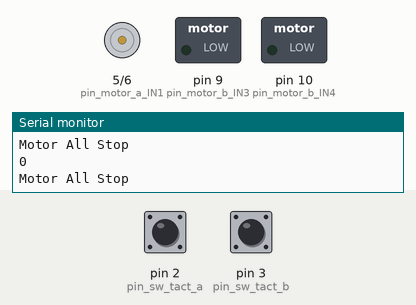
Recording of a sketch running on a simulated Arduino Uno, built with avr-gcc and run on an emulated ATmega328P. On the bench: motor-driver pin pairs drawn as motors (green arrow = first pin HIGH = forward, orange = second pin HIGH = backward, longer = more drive), switched loads named in the sketch (green lamp = pin HIGH), the last lines printed to the serial monitor. Inputs (shaded band) come from the test bench; at power-on: pin 2 (pin_sw_tact_a) LOW, pin 3 (pin_sw_tact_b) LOW.

Above: at 1.2 s.
1.3 s: pin 2 (pin_sw_tact_a) pulled HIGH for 0.15 s
At 2.4 s:
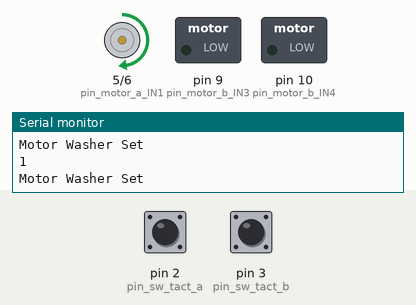
2.9 s: pin 3 (pin_sw_tact_b) pulled HIGH for 0.15 s
At 3.7 s:
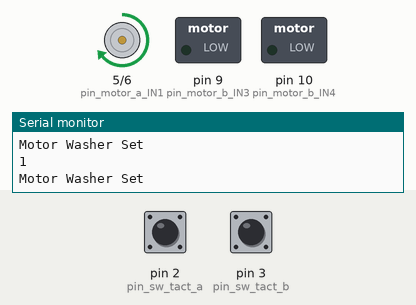
4.5 s: pin 2 (pin_sw_tact_a) pulled HIGH for 1 s
At 5.1 s:
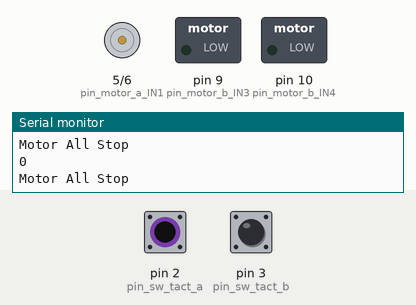
7.0 s: pin 2 (pin_sw_tact_a) pulled HIGH for 3.2 s
At 7.6 s:
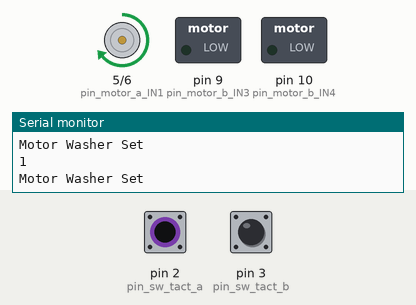
11.7 s: pin 3 (pin_sw_tact_b) pulled HIGH for 1 s
At 12.8 s:
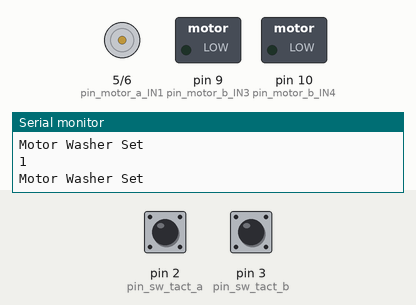
14.2 s: pin 3 (pin_sw_tact_b) pulled HIGH for 0.15 s
At 14.9 s:
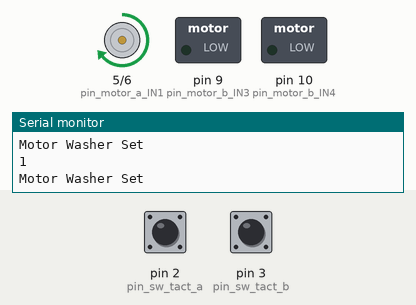
Timing chart, 0 to 16.8 s (numbered marks = the images above; inputs shaded):
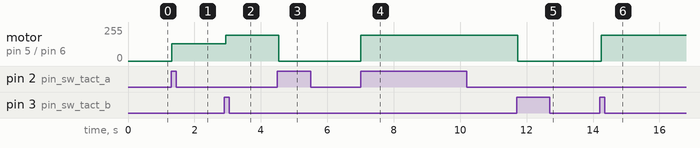

Measured:
- after the input at 1.3 s, motor on pin 5 (pin_motor_a_IN1) / pin 6 (pin_motor_a_IN2): stopped → forward 128/255 at once
- after the input at 2.9 s, motor on pin 5 (pin_motor_a_IN1) / pin 6 (pin_motor_a_IN2): forward 128/255 → forward 192/255 at once
- after the input at 4.5 s, motor on pin 5 (pin_motor_a_IN1) / pin 6 (pin_motor_a_IN2): forward 192/255 → stopped at once
- after the input at 7.0 s, motor on pin 5 (pin_motor_a_IN1) / pin 6 (pin_motor_a_IN2): stopped → forward 192/255 at once
- after the input at 11.7 s, motor on pin 5 (pin_motor_a_IN1) / pin 6 (pin_motor_a_IN2): forward 192/255 → stopped at once
- after the input at 14.2 s, motor on pin 5 (pin_motor_a_IN1) / pin 6 (pin_motor_a_IN2): stopped → forward 192/255 at once

The sketch:

main.ino
```cpp
/*
* 족욕기
* ParkDyel
* 2017.12.07
*/

#define pin_motor_a_IN1 5 // washer
#define pin_motor_a_IN2 6 // washer
#define pin_motor_b_IN3 9 // dry
#define pin_motor_b_IN4 10 // dry
#define pin_sw_tact_a 2
#define pin_sw_tact_b 3

#define time_delay_motor 100
#define time_delay_chattering 1000

int state=0;
int speed_motor=128;

void set_start(void);
void set_speed_motor(void);
void set_water_in(void);
int get_waterlevel(void);
void set_motor_all_stop(void);
void set_motor_washer(int speed);
void set_motor_dry(int speed);
void set_water_out(void);

void setup(){
  pinMode(pin_motor_a_IN1, OUTPUT);
  pinMode(pin_motor_a_IN2, OUTPUT);
  pinMode(pin_motor_b_IN3, OUTPUT);
  pinMode(pin_motor_b_IN4, OUTPUT);

  pinMode(pin_sw_tact_a, INPUT);
  pinMode(pin_sw_tact_b, INPUT);

  //chattering!
  attachInterrupt(digitalPinToInterrupt(pin_sw_tact_a), set_state, RISING);
  attachInterrupt(digitalPinToInterrupt(pin_sw_tact_b), set_speed_motor, RISING);

  Serial.begin(9600);
}

void loop(){
  if(state == 1){
    // start washer
    set_motor_washer(speed_motor);
    delay(time_delay_motor);
  } else if(state == 2){
    set_motor_washer(LOW);
    set_motor_dry(speed_motor);
    delay(time_delay_motor);
  } else {
    set_motor_all_stop();
  }
  Serial.println(state);
}

void set_state(void){
  state = !state;
}
void set_speed_motor(void){
  speed_motor = speed_motor + 64;
  if(speed_motor>255){
    speed_motor = speed_motor - 256;
  }
}

void set_water_in(void){
  //set water supply valve open
}

int get_waterlevel(void){

}

void set_motor_all_stop(){
  digitalWrite(pin_motor_a_IN1, LOW);
  digitalWrite(pin_motor_a_IN2, LOW);
  digitalWrite(pin_motor_b_IN3, LOW);
  digitalWrite(pin_motor_b_IN4, LOW);
  Serial.println("Motor All Stop");
}

void set_motor_washer(int value_motor_speed){
  analogWrite(pin_motor_a_IN1, value_motor_speed);
  analogWrite(pin_motor_a_IN2, LOW);
  Serial.println("Motor Washer Set");
}

void set_motor_dry(int value_motor_speed){
  analogWrite(pin_motor_b_IN3, value_motor_speed);
  analogWrite(pin_motor_b_IN4, LOW);
  Serial.println("Motor Dry Set");
}

void set_water_out(void){
  //set drainage system valve open
}
```
